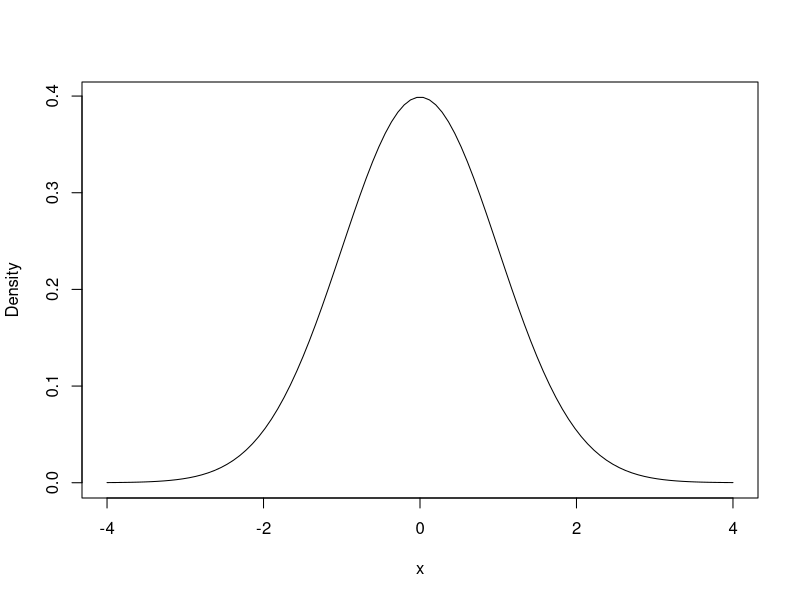

Recreate this plot in R.
## ---- chunk 1
knitr::opts_chunk$set(echo = TRUE)
## ---- chunk 2
library(tidyverse)
## ---- chunk 3
dat <- read_csv(file = 'Lab2Data.csv')
  # Name of data file needs to be within quotations
## ---- chunk 4
head(dat) 
# prints out 5 first rows, to see whole dataset use View(dat) 
# or click the object in the Environment pane on the right.

## ---- chunk 5
class(dat) # What kind of data structure is dat? 
## ---- chunk 6
dim(dat) # What are the dimensions of dat? 
## ---- chunk 7
str(dat) 
# This is a new function.
# By looking at the output what do you think the str() function tells you? 
## ---- chunk 8
summary(dat)
# The summary() function will give you the breakdown of a bunch of stats
# for each column.
## ---- chunk 9
sum(is.na(dat$e))
## ---- chunk 10
sum(is.na(dat$e))
## ---- chunk 11
dat$e %>% is.na() %>% sum()
## ---- chunk 12
dat$e %>% 
  is.na() %>% 
  sum()
## ---- chunk 13
ex.vec <- c(1:15)
## ---- chunk 14
ex.vec[10]
## ---- chunk 15
dat[ , 2] # just leave the row number empty. Remember the comma though!
dat[ ,"e"] # we can also do this
dat$e #or this

## ---- chunk 16
big5 <- dat[,c("e", "a", "c", "n", "o")]
## ---- chunk 17
dat %>% 
  select(c(e, a, c, n, o))

## ---- chunk 18
big5 <- dat %>% 
  select(c(e, a, c, n, o))
## ---- chunk 19
table(dat$fave_animal)
## ---- chunk 20
table(dat$e)
## ---- chunk 21
mean(big5$e) # What do you need to add to this line of code to calculate the mean of extraversion?
## ---- chunk 22
mean(big5$e, na.rm = TRUE)
## ---- chunk 23
var(big5$e, na.rm = TRUE)
## ---- chunk 24
sd(big5$e, na.rm = TRUE)
## ---- chunk 25
table(dat$fave_animal)
## ---- chunk 26
filter(dat, fave_animal != "other")
## ---- chunk 27
cats_dogs <- filter(dat, fave_animal != "other")
## ---- chunk 28
cats_only <- filter(dat, fave_animal == "cat")
## ---- chunk 29
high_e <- filter(dat, e > 3)
## ---- chunk 30
group_by(cats_dogs, fave_animal) %>% 
  summarize(M = mean(a))
## ---- chunk 31
group_by(cats_dogs, fave_animal) %>% 
  summarize(M = mean(a, na.rm = TRUE))
## ---- chunk 32
group_by(cats_dogs, fave_animal) %>% 
  summarize(M = sd(a, na.rm = TRUE))
## ---- chunk 33
cats_dogs <- mutate(
  cats_dogs, # mutate is used to create a new variable in the dataframe cats_dogs
  e_level = if_else(
    e > 3, "high", "low"
    )
  ) # we're creating e_level, and saying that it's "high" 
    # if e is bigger than 3, "low" otherwise
## ---- chunk 34
group_by(cats_dogs, fave_animal, e_level) %>% 
  summarize(M = mean(a, na.rm = TRUE))
## ---- chunk 35
group_by(cats_dogs, fave_animal, e_level) %>% 
  summarize(M = sd(a, na.rm = TRUE))
## ---- chunk 36
group_by(cats_dogs, fave_animal) %>% 
  summarize(M = mean(a, na.rm = TRUE), SD = sd(a, na.rm = TRUE)) 
## ---- chunk 37
e.mean <- mean(dat$e, na.rm = TRUE)
## ---- chunk 38
n <- nrow(dat)
se <- 1/sqrt(n)
## ---- chunk 39
x <- seq(-4, 4, length=100)
Density <- dnorm(x)
plot(x, Density,  type="l", lty=1)
## ---- chunk 40
qnorm(.5)
## ---- chunk 41
qnorm(0.975)
## ---- chunk 42
qnorm(.025)
## ---- chunk 43
# 90% CI
qnorm(0.95)

# 99% CI
qnorm(.995)
## ---- chunk 44
z_95 <- qnorm(.975)
## ---- chunk 45
lowerlim <- e.mean - (z_95 * se) #this is the lower limit of your CI
upperlim <- e.mean + (z_95 * se) #this is the upper limit of your CI

lowerlim
upperlim
## ---- chunk 46
e.score <- dat[5 , "e"]

e.sd <- sd(dat$e, na.rm = TRUE)
## ---- chunk 47
z.e <- (e.score - e.mean) / e.sd
## ---- chunk 48
e.scores <- dat$e 
# this is the entire vector for all the extraversion scores, check it out!
## ---- chunk 49
zs.e <- (e.scores - e.mean) / e.sd
## ---- chunk 50
zs.e

mean(zs.e)

sd(zs.e)
